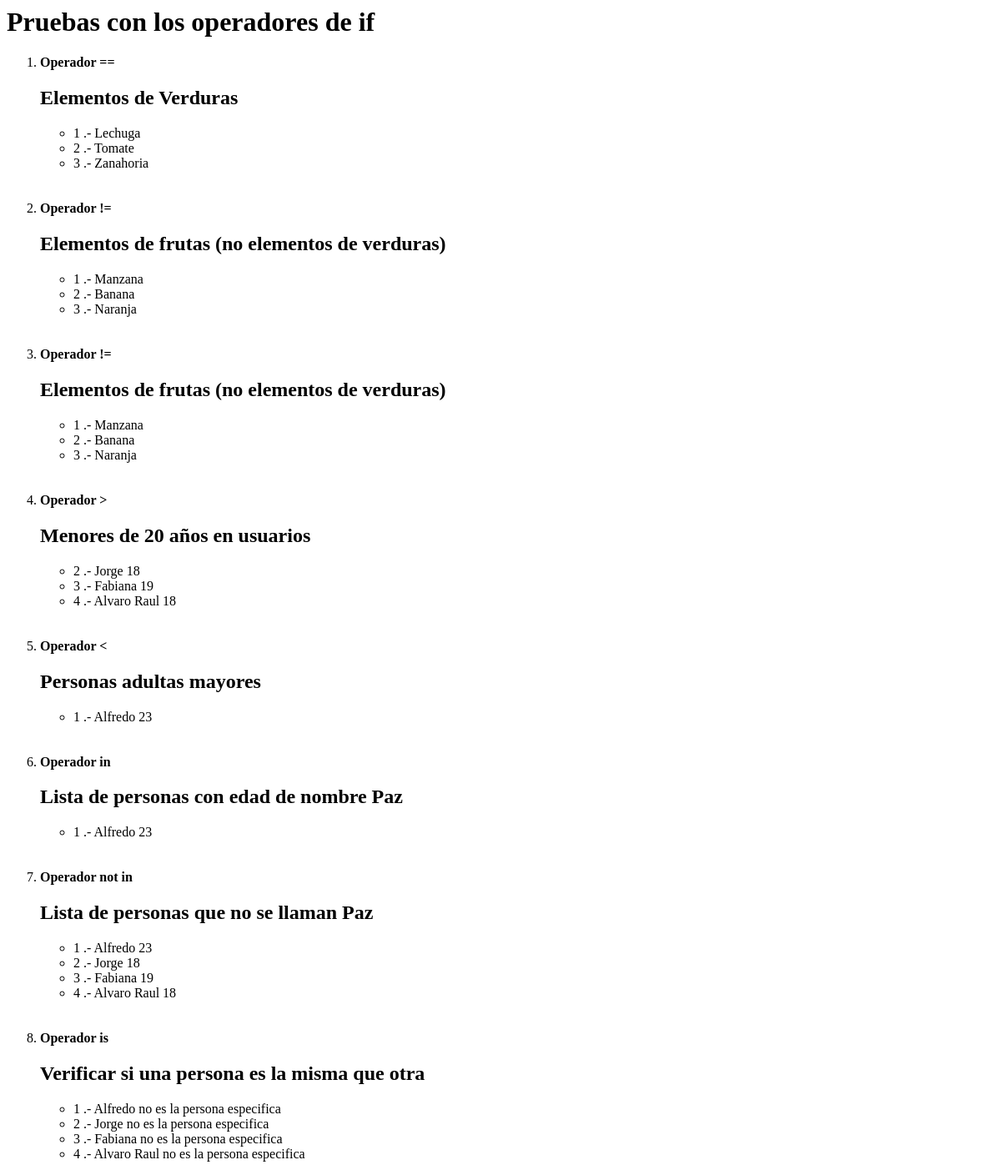
/pruebaIf/, run on an earlier commit of the app's database.
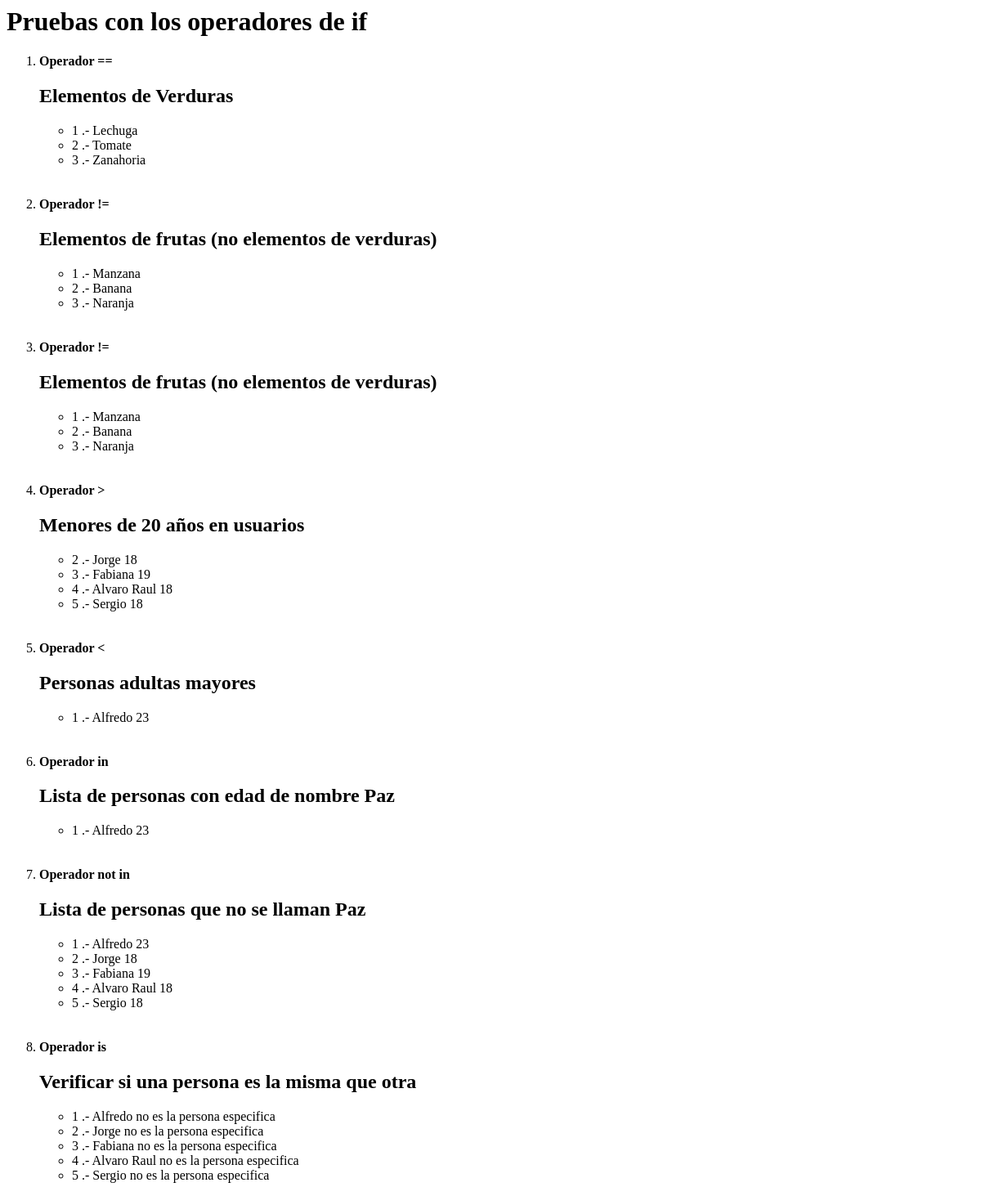
And on a later commit of the database.
### personas/models.py (models this page shows)
class Persona(models.Model):
    nombres = models.CharField(max_length = 100)
    apellidos = models.CharField(max_length = 100)
    edad = models.IntegerField() #(max_digits = 3)
    signo = models.CharField(max_length = 100)
    donador = models.BooleanField()

### personas/views.py (the view)
# urls.py: path('pruebaIf/', expOperadoresIf),
def expOperadoresIf(request):
    categorias = [
        {
            'nombre': 'Frutas',
            'items': ['Manzana', 'Banana', 'Naranja']
        },
        {
            'nombre': 'Verduras',
            'items': ['Lechuga', 'Tomate', 'Zanahoria']
        }
    ]
    context = {
        'categorias': categorias,
        'personasRegistradas': personasRegistradas,
    }
    return render(request,"pruebaIf.html",context)

### personas/templates/pruebaIf.html (shortened to what this page needs)
<html>
    <head>
    </head>
    <body>
        <h1> Pruebas con los operadores de if </h1>
        <ol>
            <li> <strong>Operador == </strong></li>
            <h2> Elementos de Verduras</h2>
            <ul>
                {% for categoria in categorias %}
                    {% if categoria.nombre == 'Verduras' %}
                        {% for item in categoria.items %}
                            <li> {{forloop.counter}} .- {{item}} </li>
                        {% endfor %}
                    {% endif%}
                {% endfor %}
            </ul>
            <br> </br>
            <li> <strong>Operador != </strong></li>
            <h2> Elementos de frutas (no elementos de verduras)</h2>
            <ul>
                {% for categoria in categorias %}
                    {% if categoria.nombre != 'Verduras' %}
                        {% for item in categoria.items %}
                            <li> {{forloop.counter}} .- {{item}} </li>
                        {% endfor %}
                    {% endif%}
                {% endfor %}
            </ul>
            <br> </br>
            <li> <strong>Operador != </strong></li>
            <h2> Elementos de frutas (no elementos de verduras)</h2>
            <ul>
                {% for categoria in categorias %}
                    {% if categoria.nombre != 'Verduras' %}
                        {% for item in categoria.items %}
                            <li> {{forloop.counter}} .- {{item}} </li>
                        {% endfor %}
                    {% endif%}
                {% endfor %}
            </ul>
            <br> </br>
            <li> <strong>Operador > </strong></li>
            <h2> Menores de 20 años en usuarios</h2>
            <ul>
                {% for persona in personasRegistradas %}
                    {% if 20 > persona.edad %}
                        <li> {{forloop.counter}} .- {{persona.nombres}} {{persona.edad}}</li>
                    {% endif%}
                {% endfor %}
            </ul>
            <br> </br>
            <li> <strong>Operador < </strong></li>
            <h2> Personas adultas mayores</h2>
            <ul>
                {% for persona in personasRegistradas %}
                    {% if 22 < persona.edad %}
                        <li> {{forloop.counter}} .- {{persona.nombres}} {{persona.edad}}</li>
                    {% endif%}
                {% endfor %}
            </ul>
            <br> </br>
            <li> <strong>Operador in </strong></li>
            <h2> Lista de personas con edad de nombre Paz</h2>
            <ul>
                {% for persona in personasRegistradas %}
                    {% if 22 < persona.edad %}
                        <li> {{forloop.counter}} .- {{persona.nombres}} {{persona.edad}}</li>
                    {% endif%}
                {% endfor %}
            </ul>
            <br> </br>
            <li><strong>Operador not in</strong></li>
            <h2>Lista de personas que no se llaman Paz</h2>
            <ul>
                {% for persona in personasRegistradas %}
                    {% if "Paz" not in persona.nombres %}
                        <li>{{ forloop.counter }} .- {{ persona.nombres }} {{ persona.edad }}</li>
                    {% endif %}
                {% endfor %}
            </ul>
            <br> </br>
            <li><strong>Operador is</strong></li>
            <h2>Verificar si una persona es la misma que otra</h2>
            <ul>
                {% for persona in personasRegistradas %}
                    {% if persona is persona_especifica %}
                        <li>{{ forloop.counter }} .- {{ persona.nombres }} es la persona especifica</li>
                    {% else %}
                        <li>{{ forloop.counter }} .- {{ persona.nombres }} no es la persona especifica</li>
                    {% endif %}
                {% endfor %}
            </ul>
        </ol>
    </body>
</html>

What changed in the data, as far as the page shows it:
added Persona: nombres "Sergio", edad "18"
